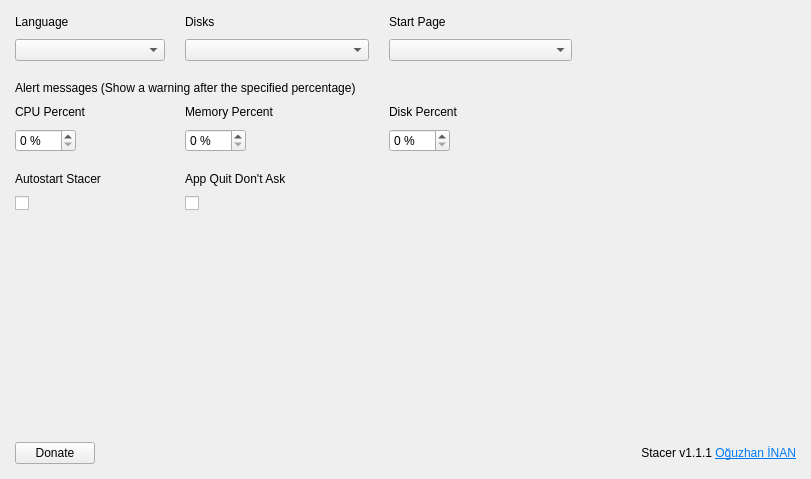
<?xml version="1.0" encoding="UTF-8"?>
<ui version="4.0">
 <class>SettingsPage</class>
 <widget class="QWidget" name="SettingsPage">
  <property name="geometry">
   <rect>
    <x>0</x>
    <y>0</y>
    <width>811</width>
    <height>479</height>
   </rect>
  </property>
  <property name="sizePolicy">
   <sizepolicy hsizetype="Expanding" vsizetype="Expanding">
    <horstretch>0</horstretch>
    <verstretch>0</verstretch>
   </sizepolicy>
  </property>
  <property name="windowTitle">
   <string>Settings</string>
  </property>
  <property name="styleSheet">
   <string notr="true"/>
  </property>
  <layout class="QGridLayout" name="gridLayout">
   <property name="leftMargin">
    <number>15</number>
   </property>
   <property name="topMargin">
    <number>15</number>
   </property>
   <property name="rightMargin">
    <number>15</number>
   </property>
   <property name="bottomMargin">
    <number>15</number>
   </property>
   <property name="horizontalSpacing">
    <number>20</number>
   </property>
   <property name="verticalSpacing">
    <number>10</number>
   </property>
   <item row="1" column="0" alignment="Qt::AlignLeft">
    <widget class="QComboBox" name="cmbLanguages">
     <property name="sizePolicy">
      <sizepolicy hsizetype="Expanding" vsizetype="Fixed">
       <horstretch>0</horstretch>
       <verstretch>0</verstretch>
      </sizepolicy>
     </property>
     <property name="minimumSize">
      <size>
       <width>150</width>
       <height>0</height>
      </size>
     </property>
     <property name="maximumSize">
      <size>
       <width>200</width>
       <height>16777215</height>
      </size>
     </property>
     <property name="cursor">
      <cursorShape>PointingHandCursor</cursorShape>
     </property>
     <property name="focusPolicy">
      <enum>Qt::NoFocus</enum>
     </property>
     <property name="sizeAdjustPolicy">
      <enum>QComboBox::AdjustToMinimumContentsLength</enum>
     </property>
    </widget>
   </item>
   <item row="8" column="0" alignment="Qt::AlignLeft">
    <widget class="QCheckBox" name="checkAutostart">
     <property name="cursor">
      <cursorShape>PointingHandCursor</cursorShape>
     </property>
     <property name="focusPolicy">
      <enum>Qt::NoFocus</enum>
     </property>
     <property name="text">
      <string/>
     </property>
    </widget>
   </item>
   <item row="4" column="1" alignment="Qt::AlignLeft">
    <widget class="QLabel" name="lblMemoryPercent">
     <property name="sizePolicy">
      <sizepolicy hsizetype="Expanding" vsizetype="Preferred">
       <horstretch>0</horstretch>
       <verstretch>0</verstretch>
      </sizepolicy>
     </property>
     <property name="text">
      <string>Memory Percent</string>
     </property>
    </widget>
   </item>
   <item row="5" column="1" alignment="Qt::AlignLeft">
    <widget class="QSpinBox" name="spinMemoryPercent">
     <property name="focusPolicy">
      <enum>Qt::ClickFocus</enum>
     </property>
     <property name="keyboardTracking">
      <bool>false</bool>
     </property>
     <property name="suffix">
      <string notr="true"> %</string>
     </property>
     <property name="minimum">
      <number>0</number>
     </property>
     <property name="maximum">
      <number>100</number>
     </property>
    </widget>
   </item>
   <item row="4" column="2" alignment="Qt::AlignLeft">
    <widget class="QLabel" name="lblDiskPercent">
     <property name="sizePolicy">
      <sizepolicy hsizetype="Expanding" vsizetype="Preferred">
       <horstretch>0</horstretch>
       <verstretch>0</verstretch>
      </sizepolicy>
     </property>
     <property name="text">
      <string>Disk Percent</string>
     </property>
    </widget>
   </item>
   <item row="5" column="0" alignment="Qt::AlignLeft">
    <widget class="QSpinBox" name="spinCpuPercent">
     <property name="focusPolicy">
      <enum>Qt::ClickFocus</enum>
     </property>
     <property name="suffix">
      <string notr="true"> %</string>
     </property>
     <property name="minimum">
      <number>0</number>
     </property>
     <property name="maximum">
      <number>100</number>
     </property>
    </widget>
   </item>
   <item row="0" column="0" alignment="Qt::AlignLeft">
    <widget class="QLabel" name="lblLanguage">
     <property name="sizePolicy">
      <sizepolicy hsizetype="Expanding" vsizetype="Preferred">
       <horstretch>0</horstretch>
       <verstretch>0</verstretch>
      </sizepolicy>
     </property>
     <property name="text">
      <string>Language</string>
     </property>
    </widget>
   </item>
   <item row="7" column="0" alignment="Qt::AlignLeft">
    <widget class="QLabel" name="lblStartOnBoot">
     <property name="sizePolicy">
      <sizepolicy hsizetype="Expanding" vsizetype="Preferred">
       <horstretch>0</horstretch>
       <verstretch>0</verstretch>
      </sizepolicy>
     </property>
     <property name="text">
      <string>Autostart Stacer</string>
     </property>
    </widget>
   </item>
   <item row="9" column="0">
    <spacer name="verticalSpacer">
     <property name="orientation">
      <enum>Qt::Vertical</enum>
     </property>
     <property name="sizeHint" stdset="0">
      <size>
       <width>10</width>
       <height>40</height>
      </size>
     </property>
    </spacer>
   </item>
   <item row="5" column="2" alignment="Qt::AlignLeft">
    <widget class="QSpinBox" name="spinDiskPercent">
     <property name="focusPolicy">
      <enum>Qt::ClickFocus</enum>
     </property>
     <property name="suffix">
      <string notr="true"> %</string>
     </property>
     <property name="minimum">
      <number>0</number>
     </property>
     <property name="maximum">
      <number>100</number>
     </property>
    </widget>
   </item>
   <item row="4" column="0" alignment="Qt::AlignLeft">
    <widget class="QLabel" name="lblCpuPercent">
     <property name="sizePolicy">
      <sizepolicy hsizetype="Expanding" vsizetype="Preferred">
       <horstretch>0</horstretch>
       <verstretch>0</verstretch>
      </sizepolicy>
     </property>
     <property name="text">
      <string>CPU Percent</string>
     </property>
    </widget>
   </item>
   <item row="3" column="0" colspan="5">
    <widget class="QLabel" name="lblAlertMessages">
     <property name="sizePolicy">
      <sizepolicy hsizetype="Expanding" vsizetype="Preferred">
       <horstretch>0</horstretch>
       <verstretch>0</verstretch>
      </sizepolicy>
     </property>
     <property name="accessibleName">
      <string notr="true">title</string>
     </property>
     <property name="text">
      <string>Alert messages (Show a warning after the specified percentage)</string>
     </property>
    </widget>
   </item>
   <item row="10" column="3" colspan="2" alignment="Qt::AlignRight">
    <widget class="QLabel" name="lblCreatedBy">
     <property name="text">
      <string notr="true">&lt;html&gt;&lt;head/&gt;&lt;body&gt;&lt;p&gt;Stacer v1.1.1 &lt;a href=&quot;https://github.com/oguzhaninan&quot;&gt;&lt;span style=&quot; text-decoration: underline; color:#007af4;&quot;&gt;Oğuzhan İNAN&lt;/span&gt;&lt;/a&gt;&lt;/p&gt;&lt;/body&gt;&lt;/html&gt;</string>
     </property>
     <property name="textFormat">
      <enum>Qt::RichText</enum>
     </property>
     <property name="alignment">
      <set>Qt::AlignRight|Qt::AlignTrailing|Qt::AlignVCenter</set>
     </property>
     <property name="openExternalLinks">
      <bool>true</bool>
     </property>
    </widget>
   </item>
   <item row="10" column="0" alignment="Qt::AlignLeft">
    <widget class="QPushButton" name="btnDonate">
     <property name="sizePolicy">
      <sizepolicy hsizetype="Expanding" vsizetype="Fixed">
       <horstretch>0</horstretch>
       <verstretch>0</verstretch>
      </sizepolicy>
     </property>
     <property name="cursor">
      <cursorShape>PointingHandCursor</cursorShape>
     </property>
     <property name="focusPolicy">
      <enum>Qt::NoFocus</enum>
     </property>
     <property name="accessibleName">
      <string notr="true">primary</string>
     </property>
     <property name="text">
      <string>Donate</string>
     </property>
     <property name="icon">
      <iconset resource="../../static.qrc">
       <normaloff>:/static/themes/common/img/donate.png</normaloff>:/static/themes/common/img/donate.png</iconset>
     </property>
     <property name="iconSize">
      <size>
       <width>18</width>
       <height>18</height>
      </size>
     </property>
    </widget>
   </item>
   <item row="0" column="4" rowspan="2">
    <spacer name="horizontalSpacer">
     <property name="orientation">
      <enum>Qt::Horizontal</enum>
     </property>
     <property name="sizeHint" stdset="0">
      <size>
       <width>0</width>
       <height>20</height>
      </size>
     </property>
    </spacer>
   </item>
   <item row="6" column="0" colspan="5">
    <spacer name="verticalSpacer_3">
     <property name="orientation">
      <enum>Qt::Vertical</enum>
     </property>
     <property name="sizeType">
      <enum>QSizePolicy::Fixed</enum>
     </property>
     <property name="sizeHint" stdset="0">
      <size>
       <width>20</width>
       <height>10</height>
      </size>
     </property>
    </spacer>
   </item>
   <item row="2" column="0" colspan="5">
    <spacer name="verticalSpacer_2">
     <property name="orientation">
      <enum>Qt::Vertical</enum>
     </property>
     <property name="sizeType">
      <enum>QSizePolicy::Fixed</enum>
     </property>
     <property name="sizeHint" stdset="0">
      <size>
       <width>20</width>
       <height>10</height>
      </size>
     </property>
    </spacer>
   </item>
   <item row="7" column="1">
    <widget class="QLabel" name="label">
     <property name="text">
      <string>App Quit Don't Ask</string>
     </property>
    </widget>
   </item>
   <item row="8" column="1">
    <widget class="QCheckBox" name="checkAppQuitDontAsk">
     <property name="cursor">
      <cursorShape>PointingHandCursor</cursorShape>
     </property>
     <property name="focusPolicy">
      <enum>Qt::NoFocus</enum>
     </property>
     <property name="accessibleName">
      <string notr="true"/>
     </property>
     <property name="text">
      <string/>
     </property>
    </widget>
   </item>
   <item row="1" column="1">
    <widget class="QComboBox" name="cmbDisks">
     <property name="sizePolicy">
      <sizepolicy hsizetype="Expanding" vsizetype="Fixed">
       <horstretch>0</horstretch>
       <verstretch>0</verstretch>
      </sizepolicy>
     </property>
     <property name="minimumSize">
      <size>
       <width>150</width>
       <height>0</height>
      </size>
     </property>
     <property name="maximumSize">
      <size>
       <width>200</width>
       <height>16777215</height>
      </size>
     </property>
     <property name="cursor">
      <cursorShape>PointingHandCursor</cursorShape>
     </property>
     <property name="focusPolicy">
      <enum>Qt::NoFocus</enum>
     </property>
     <property name="sizeAdjustPolicy">
      <enum>QComboBox::AdjustToMinimumContentsLength</enum>
     </property>
    </widget>
   </item>
   <item row="0" column="1">
    <widget class="QLabel" name="lblDisks">
     <property name="sizePolicy">
      <sizepolicy hsizetype="Expanding" vsizetype="Preferred">
       <horstretch>0</horstretch>
       <verstretch>0</verstretch>
      </sizepolicy>
     </property>
     <property name="text">
      <string>Disks</string>
     </property>
    </widget>
   </item>
   <item row="0" column="2">
    <widget class="QLabel" name="lblHomepage">
     <property name="sizePolicy">
      <sizepolicy hsizetype="Expanding" vsizetype="Preferred">
       <horstretch>0</horstretch>
       <verstretch>0</verstretch>
      </sizepolicy>
     </property>
     <property name="text">
      <string>Start Page</string>
     </property>
    </widget>
   </item>
   <item row="1" column="2">
    <widget class="QComboBox" name="cmbStartPage">
     <property name="sizePolicy">
      <sizepolicy hsizetype="Expanding" vsizetype="Fixed">
       <horstretch>0</horstretch>
       <verstretch>0</verstretch>
      </sizepolicy>
     </property>
     <property name="minimumSize">
      <size>
       <width>150</width>
       <height>0</height>
      </size>
     </property>
     <property name="maximumSize">
      <size>
       <width>200</width>
       <height>16777215</height>
      </size>
     </property>
     <property name="cursor">
      <cursorShape>PointingHandCursor</cursorShape>
     </property>
     <property name="focusPolicy">
      <enum>Qt::NoFocus</enum>
     </property>
     <property name="sizeAdjustPolicy">
      <enum>QComboBox::AdjustToMinimumContentsLength</enum>
     </property>
    </widget>
   </item>
  </layout>
 </widget>
 <tabstops>
  <tabstop>spinCpuPercent</tabstop>
  <tabstop>spinMemoryPercent</tabstop>
  <tabstop>spinDiskPercent</tabstop>
 </tabstops>
 <resources>
  <include location="../../static.qrc"/>
 </resources>
 <connections/>
</ui>
